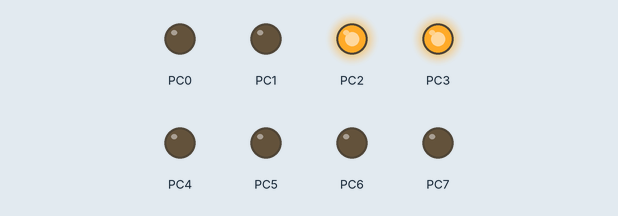
Recording of a program running on a simulated ATmega328P, built with avr-gcc and emulated at 16 MHz. On the bench: output pins drawn as LEDs (lit = HIGH).

Above: at 1.0 s.
At 3.0 s:
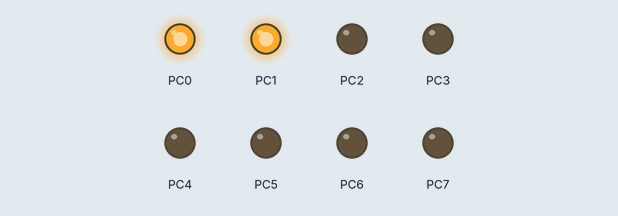
Timing chart, 0 to 5.2 s (numbered marks = the images above):
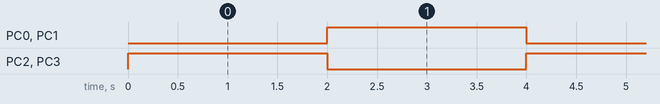

Measured:
- by itself, PC0–3: alternates HIGH for 2.0 s and LOW for 2.0 s

The program:

main.c
```c
/*
 * HBridgeMotor.c
 *
 * Created: 11/16/2017 3:32:10 PM
 * Author : Lenovo
 */

#define F_CPU 16000000UL
#include <avr/io.h>
#include <util/delay.h>


int main(void)
{
    DDRC = 0xff;
    while (1)
    {
		PORTC = 0b00001100;
		//PORTB &= ~((1<<PB0) | (1<<PB3))
		_delay_ms(2000);
		PORTC = 0b00000011;
		_delay_ms(2000);
		//PORTB = (1<<PB1) | (1<<PB2);
    }
}
```
